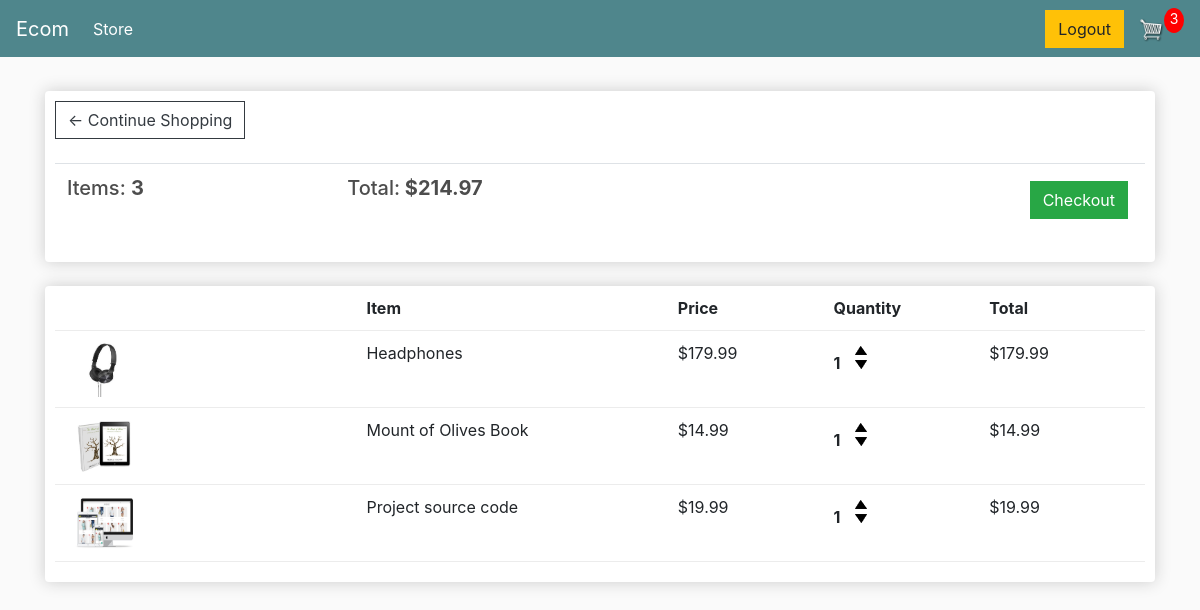
Page /cart/ (signed in) on the committed database.
### store/models.py (models this page shows, shortened)
class Order(models.Model):
    customer = models.ForeignKey(Customer, on_delete=models.SET_NULL, blank=True, null=True)
    date_ordered = models.DateTimeField(auto_now_add=True)
    complete = models.BooleanField(default=False, null=True, blank=True)
    transaction_id = models.CharField(max_length=200, null=True)
    @property
    def get_cart_total(self):
        orderitems = self.orderitem_set.all()
        total = sum([item.get_total for item in orderitems])
        return total
    @property
    def get_cart_items(self):
        orderitems = self.orderitem_set.all()
        total = sum([item.quantity for item in orderitems])
        return total

class OrderItem(models.Model):
    product = models.ForeignKey(Product, on_delete=models.SET_NULL, null=True)
    order = models.ForeignKey(Order, on_delete=models.SET_NULL, null=True)
    quantity = models.IntegerField(default=0, null=True, blank=True)
    date_added = models.DateTimeField(auto_now_add=True)
    @property
    def get_total(self):
        return self.product.price * self.quantity

class Product(models.Model):
    name = models.CharField(max_length=200, null=True)
    price = models.DecimalField(max_digits=7, decimal_places=2)
    digital = models.BooleanField(default=False, null=True, blank=True)
    image = models.ImageField(null=True, blank=True)
    @property
    def imageURL(self):
        try:
            url = self.image.url
        except:
            url = ""
        return url

### store/views.py (the view)
# urls.py: path('cart/', views.cart, name="cart"),
def cart(request):
     data = cartData(request)
     cartItems = data['cartItems']
     order = data['order']
     items = data['items']
     context = {'items':items, 'order':order, 'cartItems':cartItems}
     return render(request, 'store/cart.html', context)

### store/utils.py (called while the page is built)
def cartData(request):
    if request.user.is_authenticated:
        customer = request.user.customer
        order, created = Order.objects.get_or_create(customer=customer, complete=False)
        items = order.orderitem_set.all()
        cartItems = order.get_cart_items
    else:
        cookieData = cookieCart(request)
        cartItems = cookieData['cartItems']
        order = cookieData['order']
        items = cookieData['items']
    return {'cartItems': cartItems, 'order': order, 'items': items}

### store/templates/store/cart.html
{% extends 'store/main.html' %}
{% load static %}
{% block content %}
	<div class="row">
		<div class="col-lg-12">
			<div class="box-element">
				<a  class="btn btn-outline-dark" href="{% url 'store' %}">&#x2190; Continue Shopping</a>
				<br>
				<br>
				<table class="table">
					<tr>
						<th><h5>Items: <strong>{{order.get_cart_items}}</strong></h5></th>
						<th><h5>Total:<strong> ${{order.get_cart_total|floatformat:2}}</strong></h5></th>
						<th>
							<a  style="float:right; margin:5px;" class="btn btn-success" href="{% url 'checkout' %}">Checkout</a>
						</th>
					</tr>
				</table>
			</div>
			<br>
			<div class="box-element">
				<div class="cart-row">
					<div style="flex:2"></div>
					<div style="flex:2"><strong>Item</strong></div>
					<div style="flex:1"><strong>Price</strong></div>
					<div style="flex:1"><strong>Quantity</strong></div>
					<div style="flex:1"><strong>Total</strong></div>
				</div>
				{% for item in items %}
				<div class="cart-row">
					<div style="flex:2"><img class="row-image" src="{% static item.product.imageURL %}"></div>
					<div style="flex:2"><p>{{item.product.name}}</p></div>
					<div style="flex:1"><p>${{item.product.price|floatformat:2}}</p></div>
					<div style="flex:1">
						<p class="quantity">{{item.quantity}}</p>
						<div class="quantity">
							<img data-product={{item.product.id}} data-action="add" class="chg-quantity update-cart" src="{% static  'images/arrow-up.png' %}">
							<img data-product={{item.product.id}} data-action="remove" class="chg-quantity update-cart" src="{% static  'images/arrow-down.png' %}">
						</div>
					</div>
					<div style="flex:1"><p>${{item.get_total}}</p></div>
				</div>
				{% endfor %}
			</div>
		</div>
	</div>
{% endblock content %}

### static/css/main.css (style rules this page uses)
body { background-color: hsl(0, 0%, 98%); }
h1,h2,h3,h4,h5,h6 { color:hsl(0, 0%, 30%); }
.box-element { box-shadow:hsl(0, 0%, 80%) 0 0 16px; background-color: #fff; border-radius: 4px; padding: 10px; }
.col-lg-4, .col-lg-6, .col-lg-8, .col-lg-12 { margin-top: 10px; }
.btn { border-radius: 0; }
.row-image { width: 100px; }
.cart-row { display: flex; align-items: flex-stretch; padding-bottom: 10px; margin-bottom: 10px; border-bottom: 1px solid #ececec; }
.quantity { display: inline-block; font-weight: 700; padding-right:10px; }
.chg-quantity { width: 12px; cursor: pointer; display: block; margin-top: 5px; transition:.1s; }

### rows in the picture
Order: get_cart_items "3", get_cart_total "214.97"
OrderItem: product.image (picture), product.name "Headphones", product.price "179.99", quantity "1", get_total "179.99"
OrderItem: product.image (picture), product.name "Mount of Olives Book", product.price "14.99", quantity "1", get_total "14.99"
OrderItem: product.image (picture), product.name "Project source code", product.price "19.99", quantity "1", get_total "19.99"

### other values in the picture
{{ cartItems }} "3"
